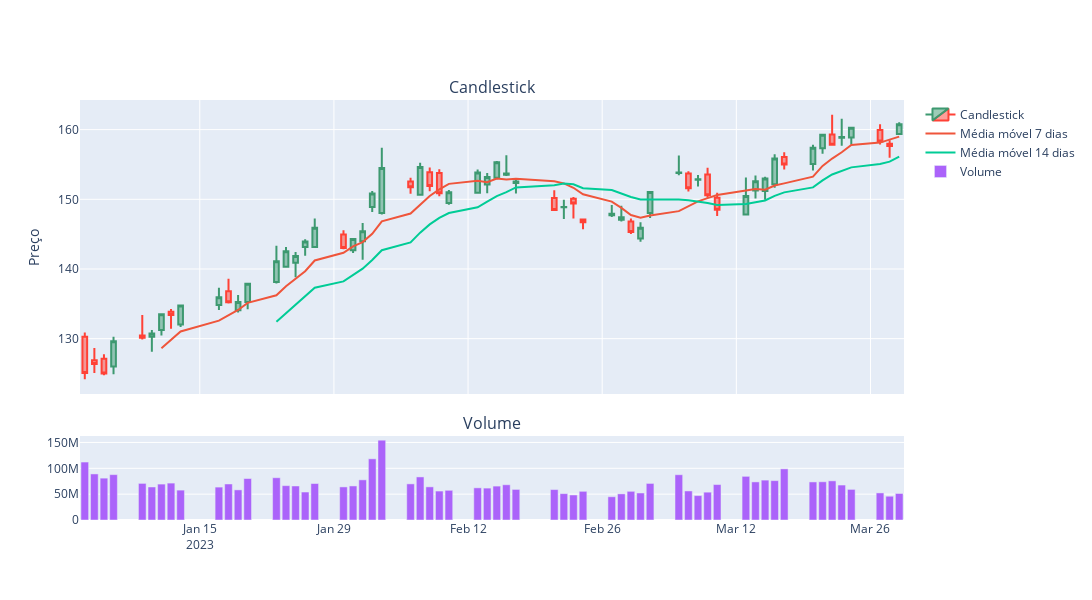

The code cell stored with this chart in its notebook:
### Code cell
fig = make_subplots(
    rows=2,
    cols=1,
    shared_xaxes=True,
    vertical_spacing=0.1,
    subplot_titles=('Candlestick', 'Volume'),
    row_width=[0.2, 0.7])

fig.add_trace(
    go.Candlestick(
        x=df_menor.index,
        open=df_menor['abertura'],
        high=df_menor['maximo'],
        low=df_menor['minimo'],
        close=df_menor['fechamento'],
        name='Candlestick'),
    row=1,
    col=1)

fig.add_trace(
    go.Scatter(
        x=df_menor.index,
        y=df_menor['media_movel_7_dias'],
        mode='lines',
        name='Média móvel 7 dias'
    ),
    row=1,
    col=1
)

fig.add_trace(
    go.Scatter(
        x=df_menor.index,
        y=df_menor['media_movel_14_dias'],
        mode='lines',
        name='Média móvel 14 dias'
    ),
    row=1,
    col=1
)

fig.add_trace(
    go.Bar(
        x=df_menor.index,
        y=df_menor['volume'],
        name='Volume'
    ),
    row=2,
    col=1
)

fig.update_layout(
    yaxis_title='Preço',
    xaxis_rangeslider_visible=False,
    width=1100,
    height=600
)

fig.show()
